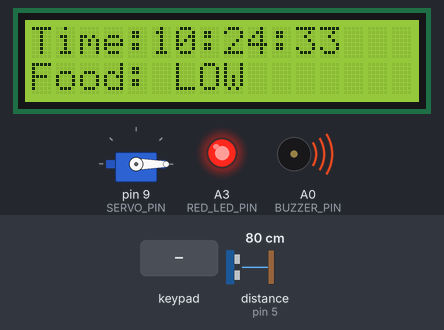
Simulated run of this sketch. Board: Arduino Uno, built with avr-gcc and run on an emulated ATmega328P. Parts: 16×2 character LCD, servo, output pins drawn as LEDs (lit = HIGH), buzzer (waves = sounding). Wiring (inferred from the names in the program): ultrasonic range finder: trigger pin 6; echo pin 5. The inputs (shaded band) are chosen by the test bench; at power-on: distance to the obstacle (sensor on pin 5) 80 cm. The echo pulse lasts 58.3 µs per cm; the local clock reads 2024-03-15 10:24:30 at power-on unless the sketch sets it; pins used as bus, display or sensor lines are not drawn.

Above: at 3.2 s.
3.3 s: key 'A' pressed
At 4.1 s:
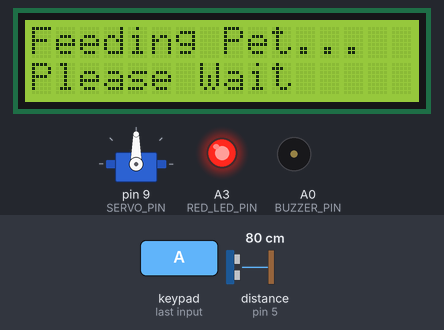
6.3 s: distance to the obstacle (sensor on pin 5) set to 22 cm
8.6 s: distance to the obstacle (sensor on pin 5) set to 18 cm
At 11.4 s:
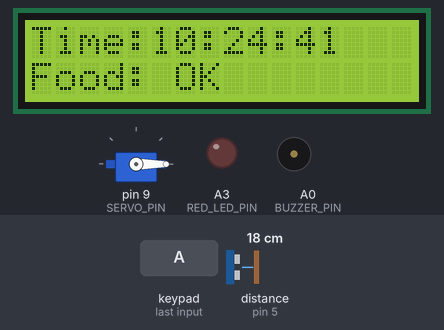
11.6 s: keypad keys 4 7 8 1 0 A pressed 0.4 s apart
At 16.4 s:
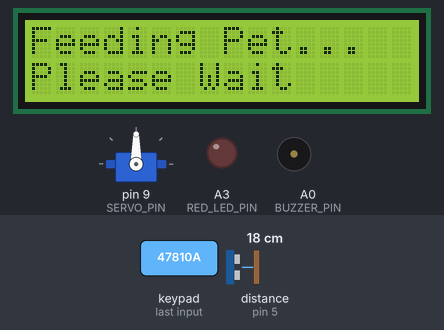
16.9 s: distance to the obstacle (sensor on pin 5) set to 35 cm
At 19.3 s:
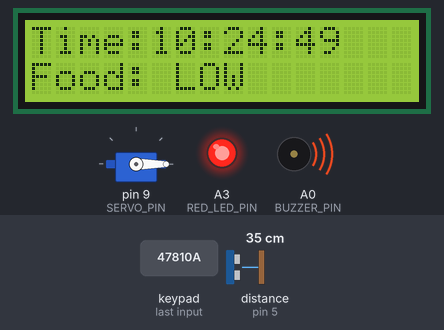
Timing chart, 0 to 20.4 s (numbered marks = the images above; inputs shaded):
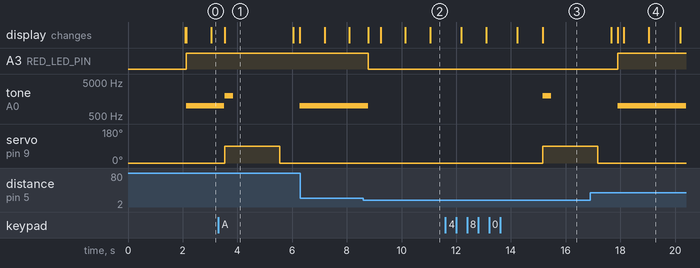

Measured:
- the behaviour switches between 21 and 20 cm on distance to the obstacle (sensor on pin 5) (found by bisection; images 1 and 2)
- after the input at 3.3 s, tone on A0 (BUZZER_PIN): 1000 Hz → silent after 0.21 s, → 2000 Hz 0.03 s later, → silent 0.30 s later, → 1000 Hz 2.4 s later; servo on pin 9 (SERVO_PIN): 0° → 90° after 0.24 s, → 0° 2.0 s later; the display: changes after 0.24 s (image 1)
- after the input at 8.6 s, A3 (RED_LED_PIN): HIGH → LOW after 0.18 s; tone on A0 (BUZZER_PIN): 1000 Hz → silent after 0.18 s; the display: first changes after 0.18 s (image 2 shows a later state)
- after the input at 11.6 s, tone on A0 (BUZZER_PIN): silent → 2000 Hz after 3.6 s, → silent 0.30 s later; servo on pin 9 (SERVO_PIN): 0° → 90° after 3.6 s; the display: first differs from a run without the input after 3.6 s (image 3)
- after the input at 16.9 s, A3 (RED_LED_PIN): LOW → HIGH after 1.0 s; tone on A0 (BUZZER_PIN): silent → 1000 Hz after 1.0 s; the display: first differs from a run without the input after 1.0 s (image 4 shows a later state)
- what the display in image 1 shows lasts 2.5 s, from 3.5 s to 6.0 s

The sketch:

pet_feeder.ino
```cpp
/*
 * Automatic Pet Feeding System
 * University of Khartoum - Faculty of Engineering
 * Department of Electrical and Electronic Engineering
 * Microprocessor System Design Course
 *
 * Group 34:
 *   Alshaima Abdullahi Mohmed Elbashir - 194029
 *   Mohamed Abubaker Elsir Gafar       - 204097
 * Supervised by: Dr. Magdi B. M. Amien
 *
 * Live simulation: https://wokwi.com/projects/471244750730611713
 */

#include <Wire.h>
#include <LiquidCrystal_I2C.h>
#include <RTClib.h>
#include <Servo.h>
#include <Keypad.h>

#define TRIG_PIN 6
#define ECHO_PIN 5
#define SERVO_PIN 9
#define BUZZER_PIN A0
#define RED_LED_PIN A3

LiquidCrystal_I2C lcd(0x27, 16, 2);
RTC_DS1307 rtc;
Servo feederServo;

const byte ROWS = 4;
const byte COLS = 4;
char keys[ROWS][COLS] = {
  {'1','2','3','A'},
  {'4','5','6','B'},
  {'7','8','9','C'},
  {'*','0','#','D'}
};
byte rowPins[ROWS] = {4, 7, 8, 10};
byte colPins[COLS] = {11, 12, A1, A2};
Keypad keypad = Keypad(makeKeymap(keys), rowPins, colPins, ROWS, COLS);

const byte feedHour1 = 8;
const byte feedMinute1 = 0;
const byte feedHour2 = 18;
const byte feedMinute2 = 0;
const float emptyDistance = 20.0;

long duration;
float distance;
bool fedThisMinute = false;

void measureFoodLevel();
void updateDisplay(DateTime now);
void checkFoodLevel();
void checkAutomaticFeeding(DateTime now);
void checkManualFeeding();
void dispenseFood();

void setup() {
  Serial.begin(9600);
  lcd.init();
  lcd.backlight();
  Wire.begin();
  rtc.begin();

  if (!rtc.isrunning())
    rtc.adjust(DateTime(F(__DATE__), F(__TIME__)));

  pinMode(TRIG_PIN, OUTPUT);
  pinMode(ECHO_PIN, INPUT);
  pinMode(BUZZER_PIN, OUTPUT);
  pinMode(RED_LED_PIN, OUTPUT);
  digitalWrite(RED_LED_PIN, LOW);

  feederServo.attach(SERVO_PIN);
  feederServo.write(0);

  lcd.clear();
  lcd.setCursor(0, 0);
  lcd.print("Automatic Pet");
  lcd.setCursor(0, 1);
  lcd.print("Feeder System");
  delay(2000);
  lcd.clear();
}

void loop() {
  DateTime now = rtc.now();
  measureFoodLevel();
  updateDisplay(now);
  checkFoodLevel();
  checkAutomaticFeeding(now);
  checkManualFeeding();
  delay(200);
}

void measureFoodLevel() {
  digitalWrite(TRIG_PIN, LOW);
  delayMicroseconds(2);
  digitalWrite(TRIG_PIN, HIGH);
  delayMicroseconds(10);
  digitalWrite(TRIG_PIN, LOW);

  duration = pulseIn(ECHO_PIN, HIGH);
  distance = duration * 0.0343 / 2.0;
}

void updateDisplay(DateTime now) {
  lcd.setCursor(0, 0);
  char timeBuffer[17];
  sprintf(timeBuffer, "%02d:%02d:%02d", now.hour(), now.minute(), now.second());
  lcd.print("Time:");
  lcd.print(timeBuffer);
  lcd.print(" ");

  lcd.setCursor(0, 1);
  if (distance > emptyDistance) {
    lcd.print("Food: LOW ");
  } else {
    lcd.print("Food: OK  ");
  }
}

void checkFoodLevel() {
  if (distance > emptyDistance) {
    digitalWrite(RED_LED_PIN, HIGH);
    tone(BUZZER_PIN, 1000);
  } else {
    digitalWrite(RED_LED_PIN, LOW);
    noTone(BUZZER_PIN);
  }
}

void checkAutomaticFeeding(DateTime now) {
  bool feedingTime =
    (now.hour() == feedHour1 && now.minute() == feedMinute1) ||
    (now.hour() == feedHour2 && now.minute() == feedMinute2);

  if (feedingTime) {
    if (!fedThisMinute) {
      dispenseFood();
      fedThisMinute = true;
    }
  } else {
    fedThisMinute = false;
  }
}

void checkManualFeeding() {
  char key = keypad.getKey();
  if (key == 'A') {
    dispenseFood();
  }
}

void dispenseFood() {
  noTone(BUZZER_PIN);
  lcd.clear();
  lcd.setCursor(0, 0);
  lcd.print("Feeding Pet...");
  lcd.setCursor(0, 1);
  lcd.print("Please Wait");

  tone(BUZZER_PIN, 2000, 300);
  feederServo.write(90);
  delay(2000);
  feederServo.write(0);
  delay(500);

  lcd.clear();
}
```
